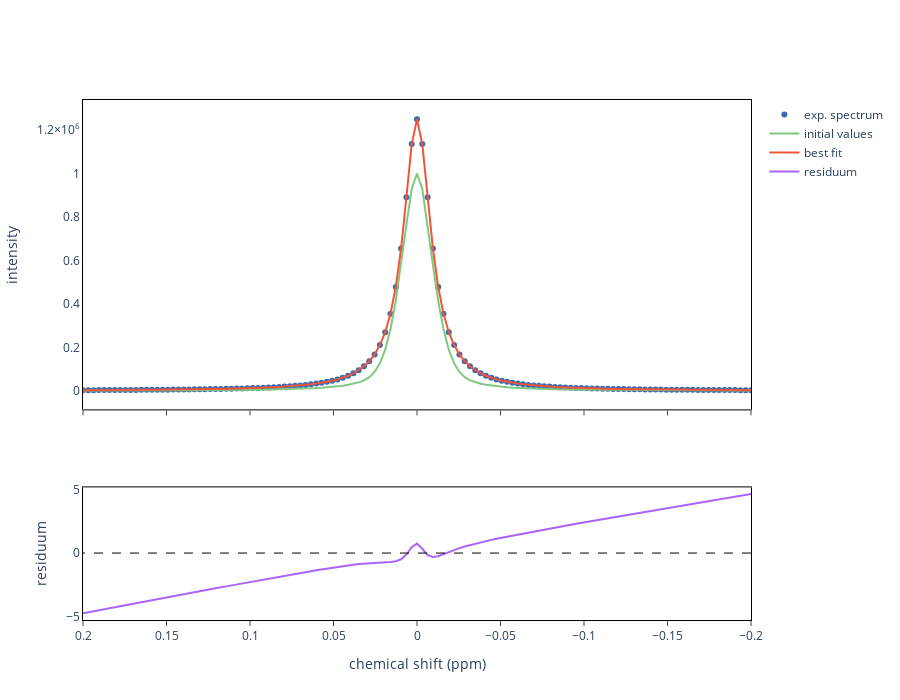

Here is the notebook cell this chart was saved with:
### Code cell
# plot sim vs meas
fig = sp.plot(ini=True, fit=True)
fig.update_layout(autosize=False, width=900, height=700)
fig.show()
